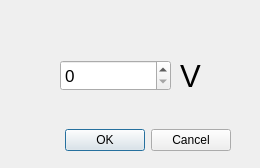
<?xml version="1.0" encoding="UTF-8"?>
<ui version="4.0">
 <class>seedDialog</class>
 <widget class="QDialog" name="seedDialog">
  <property name="geometry">
   <rect>
    <x>0</x>
    <y>0</y>
    <width>260</width>
    <height>168</height>
   </rect>
  </property>
  <property name="windowTitle">
   <string>Dialog</string>
  </property>
  <widget class="QDialogButtonBox" name="buttonBox">
   <property name="geometry">
    <rect>
     <x>0</x>
     <y>110</y>
     <width>231</width>
     <height>61</height>
    </rect>
   </property>
   <property name="sizePolicy">
    <sizepolicy hsizetype="Expanding" vsizetype="Expanding">
     <horstretch>0</horstretch>
     <verstretch>0</verstretch>
    </sizepolicy>
   </property>
   <property name="minimumSize">
    <size>
     <width>231</width>
     <height>61</height>
    </size>
   </property>
   <property name="layoutDirection">
    <enum>Qt::LeftToRight</enum>
   </property>
   <property name="orientation">
    <enum>Qt::Horizontal</enum>
   </property>
   <property name="standardButtons">
    <set>QDialogButtonBox::Cancel|QDialogButtonBox::Ok</set>
   </property>
  </widget>
  <widget class="QSpinBox" name="spinBox">
   <property name="geometry">
    <rect>
     <x>60</x>
     <y>60</y>
     <width>111</width>
     <height>31</height>
    </rect>
   </property>
   <property name="font">
    <font>
     <pointsize>13</pointsize>
    </font>
   </property>
   <property name="wrapping">
    <bool>false</bool>
   </property>
   <property name="buttonSymbols">
    <enum>QAbstractSpinBox::UpDownArrows</enum>
   </property>
   <property name="maximum">
    <number>1400</number>
   </property>
   <property name="singleStep">
    <number>50</number>
   </property>
   <property name="displayIntegerBase">
    <number>10</number>
   </property>
  </widget>
  <widget class="QLabel" name="label_2">
   <property name="geometry">
    <rect>
     <x>180</x>
     <y>60</y>
     <width>41</width>
     <height>31</height>
    </rect>
   </property>
   <property name="font">
    <font>
     <pointsize>23</pointsize>
    </font>
   </property>
   <property name="text">
    <string>V</string>
   </property>
  </widget>
 </widget>
 <resources/>
 <connections>
  <connection>
   <sender>buttonBox</sender>
   <signal>accepted()</signal>
   <receiver>seedDialog</receiver>
   <slot>accept()</slot>
   <hints>
    <hint type="sourcelabel">
     <x>248</x>
     <y>254</y>
    </hint>
    <hint type="destinationlabel">
     <x>157</x>
     <y>274</y>
    </hint>
   </hints>
  </connection>
  <connection>
   <sender>buttonBox</sender>
   <signal>rejected()</signal>
   <receiver>seedDialog</receiver>
   <slot>reject()</slot>
   <hints>
    <hint type="sourcelabel">
     <x>316</x>
     <y>260</y>
    </hint>
    <hint type="destinationlabel">
     <x>286</x>
     <y>274</y>
    </hint>
   </hints>
  </connection>
 </connections>
</ui>
